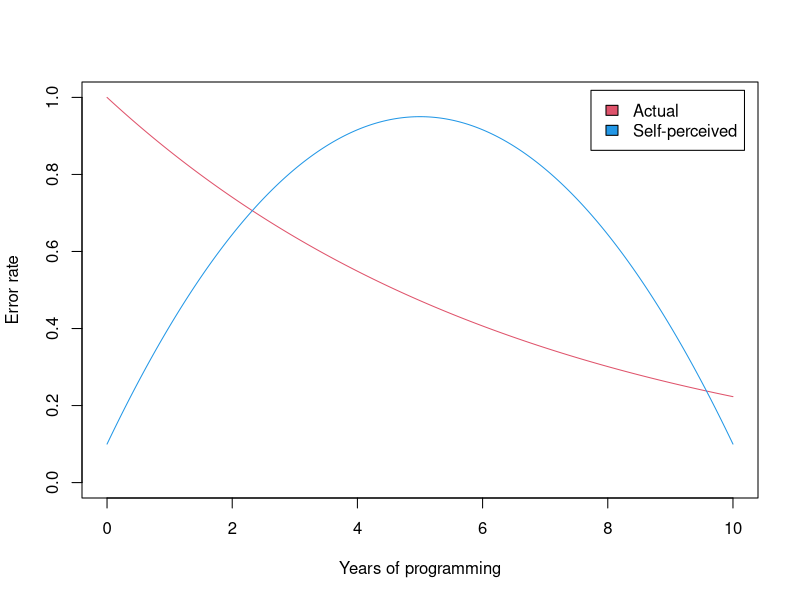

This chart was generated by the following R code:
x=seq(0,10,by=0.01)
svg("error.svg")
plot(x, exp(-0.15*x), type='l', xlab='Years of programming', ylab='Error rate', col=2, ylim=range(0,1))
lines(x, 0.1+1.7*(0.2*x-0.02*x**2), type='l', col=4)
legend("topright", inset=.02, c("Actual", "Self-perceived"), fill=c(2,4))
dev.off()

